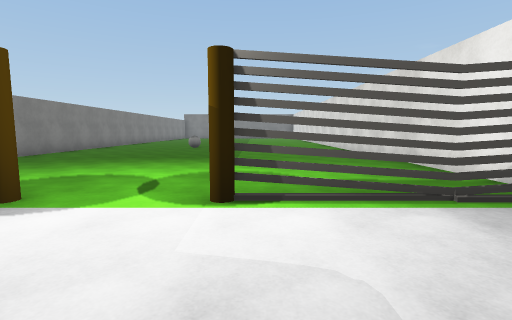
view 1 (above)

20 first-person views from a walk through a 3-D level made in the Unity game engine. The camera is 1.4 m above the floor, tilts 6° down and sees 85° across. The floor is counted in squares, 2 m on a side. Each view is taken from the middle of a square. On the plan, view 1 faces up. The plan holds only what a view shows up to about 9 squares ahead; the rest is blank. The place goes on beyond the plan. The player character is not drawn. Some surface patterns are stand-ins.

view 2
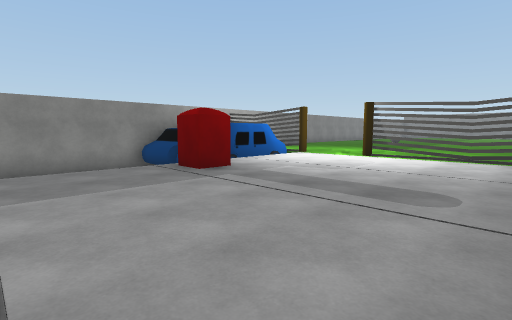

view 3
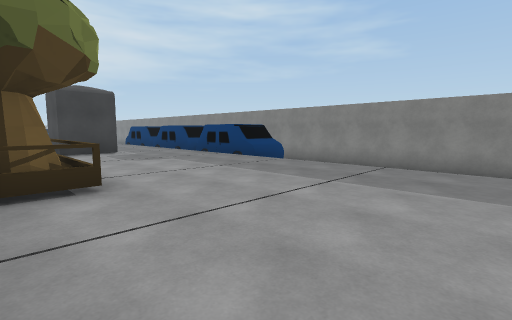

view 4
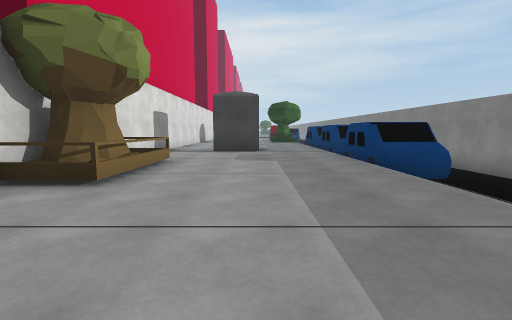

view 5
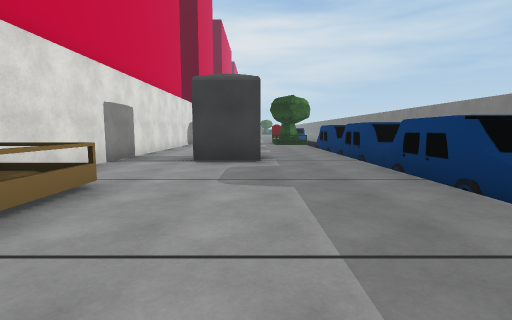

view 6
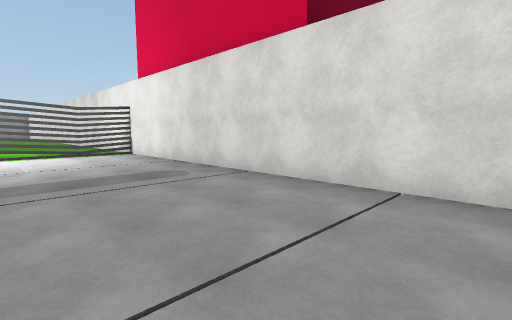

view 7
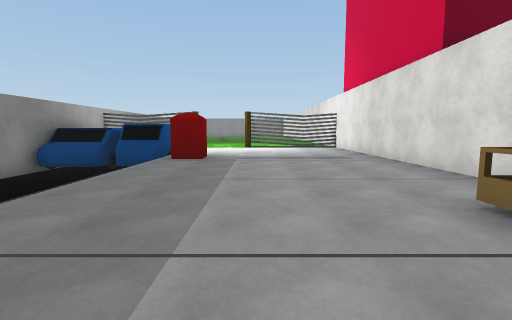

view 8
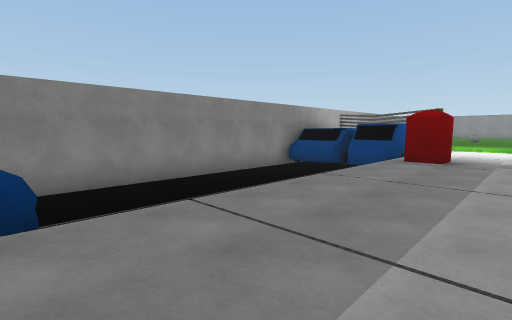

view 9
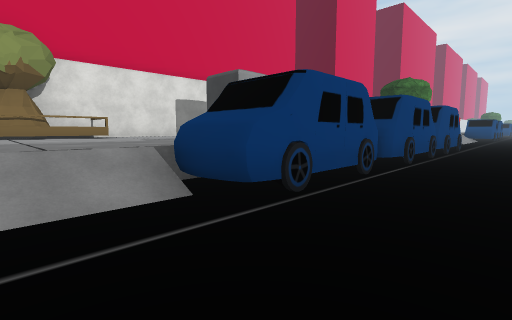

view 10
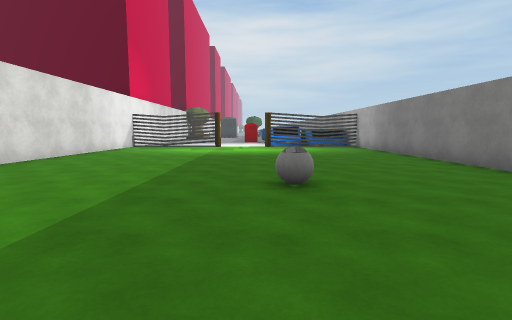

view 11
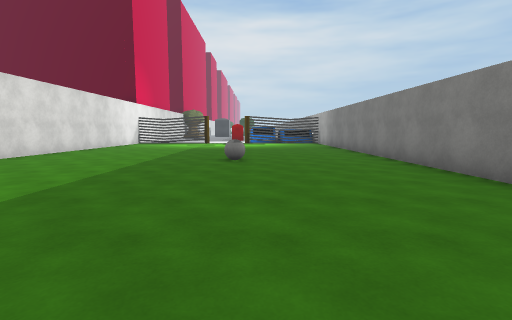

view 12
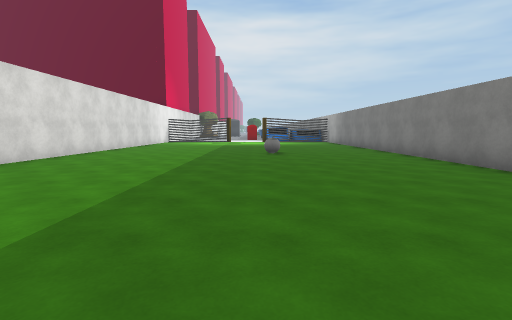

view 13
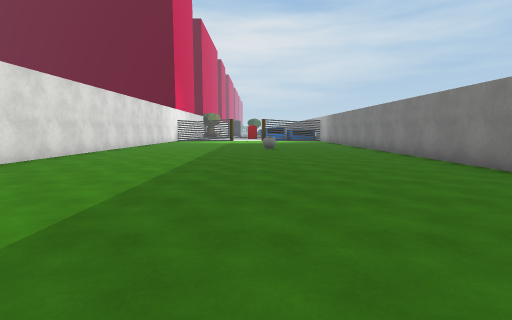

view 14
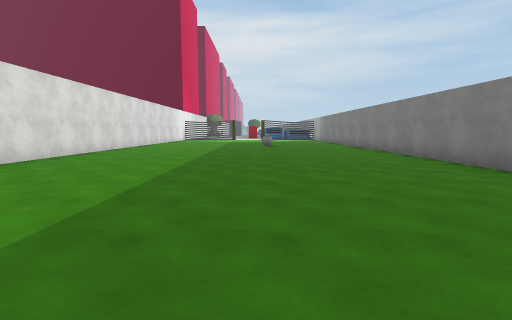

view 15
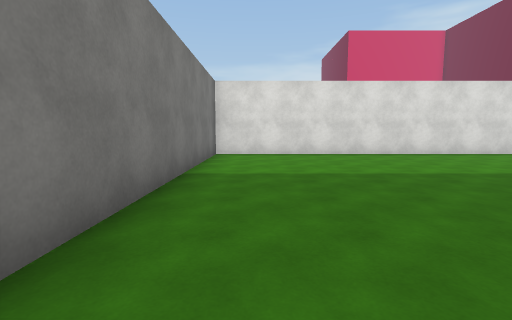

view 16
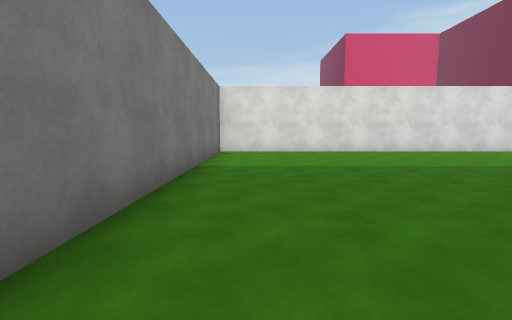

view 17
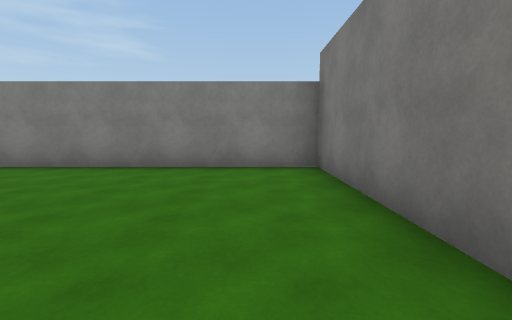

view 18
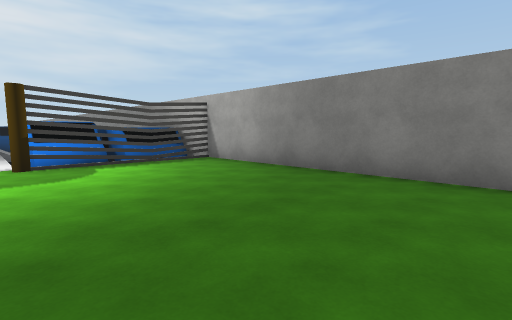

view 19
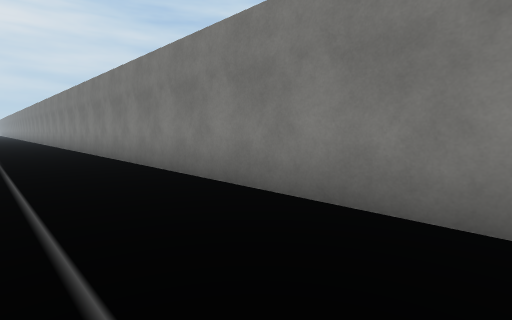

view 20
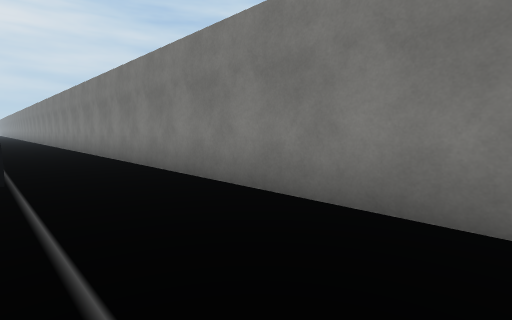

### Floor plan
Key: @ floor where view 1 was taken; # wall or solid block; x gap in a wall; . main floor; - floor 1 m lower than the main floor; / step, stairs or slope; = window, fence, low wall or low ledge; ^ raised ledge; T tree; B ball.
Columns run from 7 left of view 1 to 4 right of it. Each row starts with its distance up from view 1.
 26 ############
 25 #..........#
 24 #..........#
 23 #..........#
 22 #..........#
 21 #..........#
 20 #..........#
 19 #..........#
 18 #..........#
 17 #..........#
 16 #..........#
 15 #..........#
 14 #..........#
 13 #..........#
 12 #..........#
 11 #....B.....#
 10 #..........#
  9 #..........#
  8 #..........#
  7 #..........#
  6 #..........#
  5 #..........#
  4 #..........#
  3 #......#xx=#
  2 ####^......#
  1  ####......#
  0  ####..@...#
 -1 #####......#
 -2 #--- #.....#
 -3 #--- ......#
 -4 #--- ......#
 -5 #--- ......#
 -6 #--- ......#
 -7 #---/....TT
 -8 #---/....TT
 -9 #--##....TT
-10 #--##......#
-11 #--##......#
-12 #--##......#
-13 #--##..##..#
-14 #--##... ..#
-15 #--##... ..#

Positions as (right, up) in squares from view 1, and headings:
1: (0, 0), facing up
2: (3, -5), facing up-left
3: (3, -3), facing down-left
4: (0, -3), facing down
5: (0, -6), facing down
6: (0, -6), facing up-right
7: (0, -9), facing up
8: (0, -9), facing up-left
9: (-6, -7), facing down-right
10: (-2, 15), facing down
11: (-3, 18), facing down
12: (-2, 20), facing down
13: (-2, 22), facing down
14: (-2, 24), facing down
15: (-5, 24), facing right
16: (-6, 24), facing right
17: (-1, 24), facing left
18: (-2, 9), facing down-left
19: (-4, -3), facing down-left
20: (-4, -5), facing down-left
